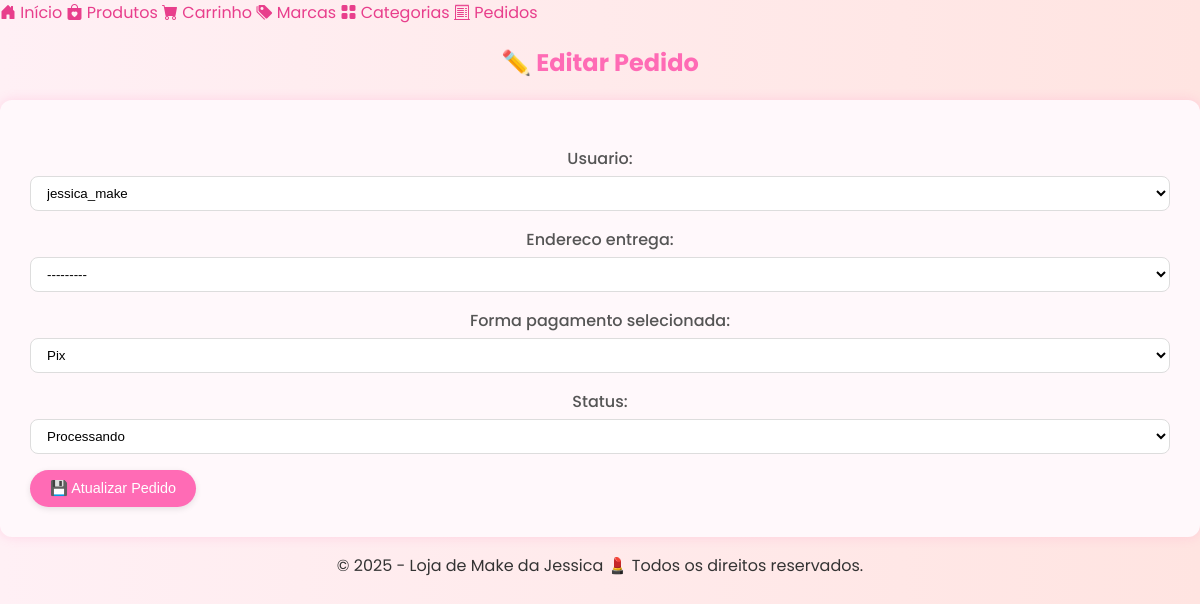
/enderecos/admin/pedidos/2/editar/, run on the app's committed database.
### produtos/models.py (models this page shows, shortened)
class Pedido(models.Model):
    usuario = models.ForeignKey(User, on_delete=models.CASCADE)
    endereco_entrega = models.ForeignKey(EnderecoEntrega, on_delete=models.SET_NULL, null=True)
    forma_pagamento_selecionada = models.ForeignKey(FormaPagamento, on_delete=models.SET_NULL, null=True)
    data_pedido = models.DateTimeField(auto_now_add=True)
    total = models.DecimalField(max_digits=10, decimal_places=2)
    STATUS_CHOICES = [
        ('Pendente', 'Pendente'),
        ('Processando', 'Processando'),
        ('Enviado', 'Enviado'),
        ('Concluido', 'Concluído'),
        ('Cancelado', 'Cancelado'),
        ('Aguardando Pagamento', 'Aguardando Pagamento'),
    ]
    status = models.CharField(max_length=20, choices=STATUS_CHOICES, default='Pendente')

### produtos/views.py (the view)
# urls.py: path('admin/pedidos/<int:id>/editar/', editar_pedido, name='editar_pedido'),
def editar_pedido(request, id):
    pedido = get_object_or_404(Pedido, id=id)
    form = PedidoForm(request.POST or None, instance=pedido)
    if form.is_valid():
        form.save()
        return redirect('listar_pedidos')
    return render(request, 'admin/editar_pedido.html', {'form': form, 'pedido': pedido})

### produtos/forms.py
class PedidoForm(forms.ModelForm):
    class Meta:
        model = Pedido
        fields = ['usuario', 'endereco_entrega', 'forma_pagamento_selecionada', 'status']
        widgets = {
            'usuario': forms.Select(attrs={'class': 'form-select'}),
            'endereco_entrega': forms.Select(attrs={'class': 'form-select'}),
            'forma_pagamento_selecionada': forms.Select(attrs={'class': 'form-select'}),
            'status': forms.Select(attrs={'class': 'form-select'}),
        }

### produtos/models.py (called while the page is built)
    def __str__(self):
        return self.nome

    def __str__(self):
        return f'{self.rua}, {self.numero} - {self.bairro}'

### produtos/templates/admin/editar_pedido.html (shortened to what this page needs)
{% extends 'base.html' %}
{% block content %}
<div class="container mt-5">
  <h2 class="text-center text-pink mb-4">✏️ Editar Pedido</h2>
  <form method="post" class="bg-light p-4 rounded shadow-sm">
    {{ form.as_p }}
    <div class="text-center mt-3">
      <button type="submit" class="btn btn-warning">💾 Atualizar Pedido</button>
    </div>
  </form>
</div>
{% endblock %}

### make/static/css/custom.css (style rules this page uses)
.text-pink { color: #e83e8c; }
h2, p, .btn { text-align: center; }
.btn { background-color: #ff6bb5; color: white; padding: 10px 20px; border-radius: 25px; box-shadow: 0 4px 10px rgba(0,0,0,0.1); transition: all 0.3s ease; }
.text-pink { color: #ff6bb5; }
.btn { background-color: #ff6bb5; color: white; padding: 6px 12px; border-radius: 20px; font-size: 0.9em; box-shadow: 0 2px 6px rgba(0,0,0,0.1); transition: all 0.3s ease; }
.bg-light { background-color: #fff8fb; }
form { background-color: #fff; border-radius: 12px; box-shadow: 0 0 12px rgba(255, 105, 180, 0.2); padding: 30px; }
label { font-weight: 500; color: #555; }
input[type="text"], input[type="number"], select, textarea { width: 100%; padding: 8px 12px; margin-top: 5px; border-radius: 8px; border: 1px solid #ddd; background-color: #fff; transition: 0.2s; }
.btn { background-color: #ff6bb5; color: white; border: none; padding: 10px 20px; border-radius: 25px; font-weight: 500; transition: all 0.3s ease; }

### data on the page
Pedido: usuario "jessica_make", endereco_entrega "---------", forma_pagamento_selecionada "Pix", status "Processando"
